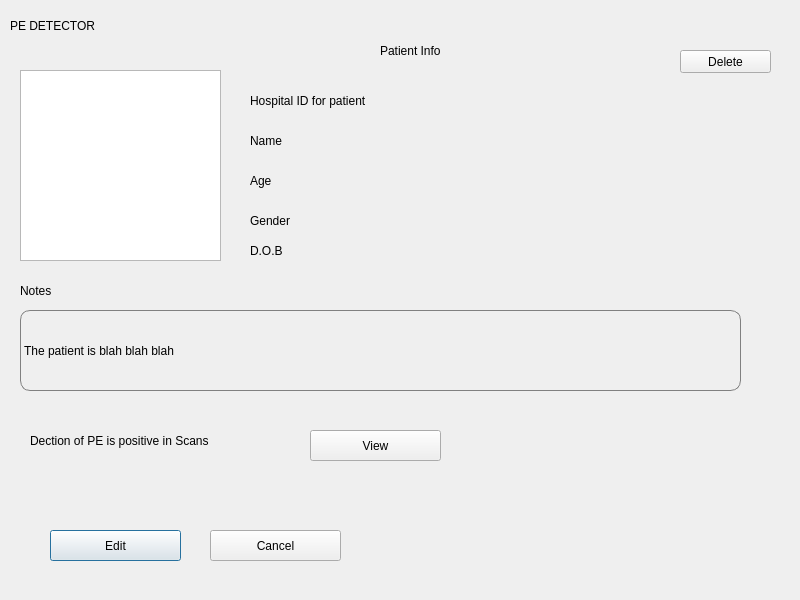
<?xml version="1.0" encoding="UTF-8"?>
<ui version="4.0">
 <class>Dialog</class>
 <widget class="QDialog" name="Dialog">
  <property name="geometry">
   <rect>
    <x>0</x>
    <y>0</y>
    <width>800</width>
    <height>600</height>
   </rect>
  </property>
  <property name="windowTitle">
   <string>Dialog</string>
  </property>
  <widget class="QLabel" name="label">
   <property name="geometry">
    <rect>
     <x>10</x>
     <y>10</y>
     <width>231</width>
     <height>31</height>
    </rect>
   </property>
   <property name="styleSheet">
    <string notr="true">font: 24pt &quot;Sans Serif&quot;;</string>
   </property>
   <property name="text">
    <string>PE DETECTOR</string>
   </property>
  </widget>
  <widget class="QLabel" name="label_2">
   <property name="geometry">
    <rect>
     <x>250</x>
     <y>90</y>
     <width>181</width>
     <height>21</height>
    </rect>
   </property>
   <property name="styleSheet">
    <string notr="true">font: 12pt &quot;Sans Serif&quot;;</string>
   </property>
   <property name="text">
    <string>Hospital ID for patient</string>
   </property>
  </widget>
  <widget class="QLabel" name="label_3">
   <property name="geometry">
    <rect>
     <x>250</x>
     <y>130</y>
     <width>171</width>
     <height>21</height>
    </rect>
   </property>
   <property name="styleSheet">
    <string notr="true">font: 12pt &quot;Sans Serif&quot;;</string>
   </property>
   <property name="text">
    <string>Name</string>
   </property>
  </widget>
  <widget class="QPushButton" name="pushButton">
   <property name="geometry">
    <rect>
     <x>50</x>
     <y>530</y>
     <width>131</width>
     <height>31</height>
    </rect>
   </property>
   <property name="styleSheet">
    <string notr="true">font: 12pt &quot;Sans Serif&quot;;</string>
   </property>
   <property name="text">
    <string>Edit</string>
   </property>
  </widget>
  <widget class="QPushButton" name="pushButton_4">
   <property name="geometry">
    <rect>
     <x>680</x>
     <y>50</y>
     <width>91</width>
     <height>23</height>
    </rect>
   </property>
   <property name="styleSheet">
    <string notr="true">font: 12pt &quot;Sans Serif&quot;;</string>
   </property>
   <property name="text">
    <string>Delete</string>
   </property>
  </widget>
  <widget class="QPushButton" name="pushButton_5">
   <property name="geometry">
    <rect>
     <x>210</x>
     <y>530</y>
     <width>131</width>
     <height>31</height>
    </rect>
   </property>
   <property name="styleSheet">
    <string notr="true">font: 12pt &quot;Sans Serif&quot;;</string>
   </property>
   <property name="text">
    <string>Cancel</string>
   </property>
  </widget>
  <widget class="QLabel" name="label_4">
   <property name="geometry">
    <rect>
     <x>250</x>
     <y>170</y>
     <width>171</width>
     <height>21</height>
    </rect>
   </property>
   <property name="styleSheet">
    <string notr="true">font: 12pt &quot;Sans Serif&quot;;</string>
   </property>
   <property name="text">
    <string>Age</string>
   </property>
  </widget>
  <widget class="QLabel" name="label_5">
   <property name="geometry">
    <rect>
     <x>250</x>
     <y>210</y>
     <width>81</width>
     <height>21</height>
    </rect>
   </property>
   <property name="styleSheet">
    <string notr="true">font: 12pt &quot;Sans Serif&quot;;</string>
   </property>
   <property name="text">
    <string>Gender</string>
   </property>
  </widget>
  <widget class="QLabel" name="label_6">
   <property name="geometry">
    <rect>
     <x>20</x>
     <y>280</y>
     <width>171</width>
     <height>21</height>
    </rect>
   </property>
   <property name="styleSheet">
    <string notr="true">font: 12pt &quot;Sans Serif&quot;;</string>
   </property>
   <property name="text">
    <string>Notes</string>
   </property>
  </widget>
  <widget class="QLabel" name="label_7">
   <property name="geometry">
    <rect>
     <x>250</x>
     <y>240</y>
     <width>171</width>
     <height>21</height>
    </rect>
   </property>
   <property name="styleSheet">
    <string notr="true">font: 12pt &quot;Sans Serif&quot;;</string>
   </property>
   <property name="text">
    <string>D.O.B</string>
   </property>
  </widget>
  <widget class="QGraphicsView" name="graphicsView">
   <property name="geometry">
    <rect>
     <x>20</x>
     <y>70</y>
     <width>201</width>
     <height>191</height>
    </rect>
   </property>
  </widget>
  <widget class="QLabel" name="label_8">
   <property name="geometry">
    <rect>
     <x>20</x>
     <y>310</y>
     <width>721</width>
     <height>81</height>
    </rect>
   </property>
   <property name="styleSheet">
    <string notr="true">border: 1px solid grey;
border-radius: 10px;</string>
   </property>
   <property name="text">
    <string>The patient is blah blah blah</string>
   </property>
  </widget>
  <widget class="QLabel" name="label_10">
   <property name="geometry">
    <rect>
     <x>30</x>
     <y>430</y>
     <width>281</width>
     <height>21</height>
    </rect>
   </property>
   <property name="styleSheet">
    <string notr="true">font: 12pt &quot;Sans Serif&quot;;</string>
   </property>
   <property name="text">
    <string>Dection of PE is positive in Scans</string>
   </property>
  </widget>
  <widget class="QPushButton" name="pushButton_2">
   <property name="geometry">
    <rect>
     <x>310</x>
     <y>430</y>
     <width>131</width>
     <height>31</height>
    </rect>
   </property>
   <property name="styleSheet">
    <string notr="true">font: 12pt &quot;Sans Serif&quot;;</string>
   </property>
   <property name="text">
    <string>View</string>
   </property>
  </widget>
  <widget class="QLabel" name="label_9">
   <property name="geometry">
    <rect>
     <x>380</x>
     <y>40</y>
     <width>181</width>
     <height>21</height>
    </rect>
   </property>
   <property name="styleSheet">
    <string notr="true">font: 12pt &quot;Sans Serif&quot;;</string>
   </property>
   <property name="text">
    <string>Patient Info</string>
   </property>
  </widget>
 </widget>
 <resources/>
 <connections/>
</ui>
